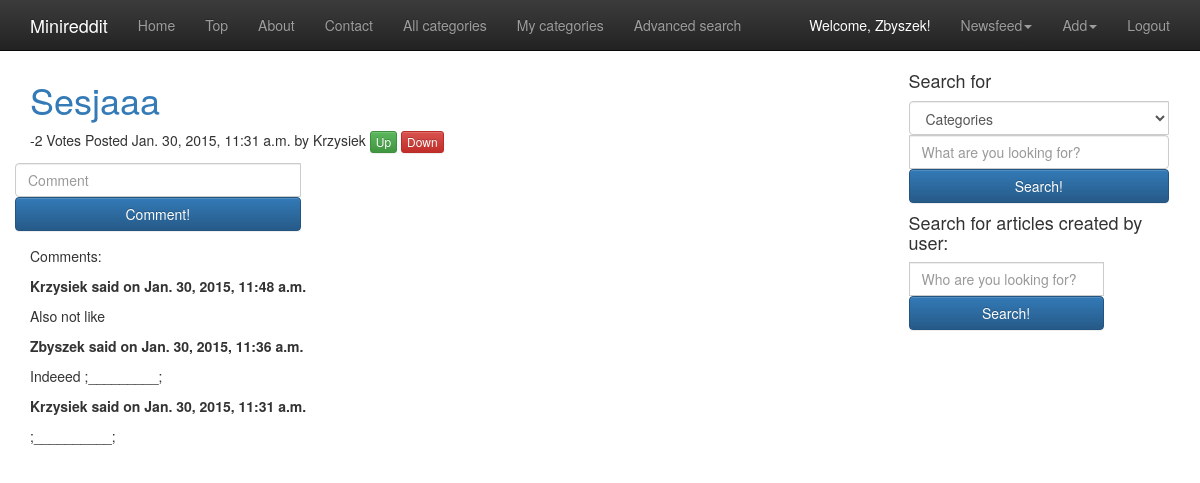
The app's page /myapp/category=/MIMUW/article/1/ (signed in) with its own data.
### myapp/models.py (models this page shows, shortened)
class Article(models.Model):
    category = models.ForeignKey(Category)
    user = models.ForeignKey(settings.AUTH_USER_MODEL)
    article_url = models.CharField(max_length=255)
    name = models.CharField(max_length=255)
    pub_date = models.DateTimeField('date published')
    votes = models.IntegerField(default=0)
    comments = models.IntegerField(default=0)
    def was_published_recently(self):
        now = timezone.now()
        return now >= self.pub_date >= now - datetime.timedelta(days=1)
    was_published_recently.admin_order_field = 'pub_date'
    was_published_recently.boolean = True
    was_published_recently.short_description = 'Published recently?'

class ArticleComment(models.Model):
    user = models.ForeignKey(settings.AUTH_USER_MODEL)
    article = models.ForeignKey(Article)
    pub_date = models.DateTimeField('date published')
    comment_text = models.CharField(max_length=255)

### myapp/views.py (the view)
# urls.py: url(r'^category=/(?P<category_name>.+)/article/(?P<article_id>\d+)/(?P<article_value>-?\d+)/$', views.article_vote, name='article_vote'),
@login_required
def article(request, category_name, article_id):
    category = get_object_or_404(Category, name=category_name)
    article = get_object_or_404(Article, id=article_id, category=category)
    comment_list = ArticleComment.objects.filter(article=article).order_by('-pub_date')
    posted = False
    context = RequestContext(request)
    if request.method == 'POST':
        comment_form = CommentForm(data=request.POST)
        user = request.user
        if comment_form.is_valid():
            comment_text = comment_form.cleaned_data['comment_text']
            comment = ArticleComment(user=user, article=article, comment_text=comment_text, pub_date=timezone.now())
            comment.save()
            article.comments = article.comments+1
            article.save()
            posted = True
        else:
            print comment_form.errors
    else:
        comment_form = CommentForm()
        if request.method == 'GET' and 'search_category_button' in request.GET:
            search_category = request.GET.get('search_category')
            category_name = request.GET.get('search_name_c')
            if (category_name is not None) and (search_category is not None):
                return search_bar(request, search_category, category_name)
        if request.method == 'GET' and 'search_user_button' in request.GET:
            user_name = request.GET.get('search_name')
            if user_name is not None:
                return user_search(request, user_name)
    return render_to_response(
        'myapp/base_article.html',
        {'posted': posted, 'article': article, 'comment_list': comment_list},
        context
    )

### myapp/templates/myapp/base_article.html (shortened to what this page needs)
{% extends "myapp/base.html" %}
{% block urlblock %}
    <li><a href={% url 'index' %}>Home</a></li>
    <li><a href={% url 'top' %}>Top</a></li>
    <li><a href={% url 'about' %}>About</a></li>
    <li><a href={% url 'contact' %}>Contact</a></li>
    <li><a href={% url 'categories'%}>All categories</a></li>
    <li><a href={% url 'mycategories'%}>My categories</a></li>
    <li><a href={% url 'advanced_search'%}>Advanced search</a></li>
{% endblock %}
{% block content %}
    <h1><a href={{article.article_url}}>{{ article.name }}</a></h1>
    <p>{{ article.votes }} Votes Posted {{ article.pub_date }} by {{ article.user.username }}
        <a href={% url 'article_vote' article.category.name article.id 1%}><button type="button" class="btn btn-xs btn-success"> Up </button></a>
        <a href={% url 'article_vote' article.category.name article.id -1%}><button type="button" class="btn btn-xs btn-danger">Down</button></a>
    </p>
    <form action="" name="comment_form" id="comment_form" method="post" class="form-horizontal">
        <div class="form-group">
            <div class="input-group">
                <input type="text" class="form-control" id="comment_text" name="comment_text" placeholder="Comment">
                <button type="submit" class="btn btn-primary btn-block">Comment!</button>
            </div>
        </div>
    </form>
    <p>Comments:</p>
    {% for comment in comment_list %}
        <div class="blog-post">
            <p class="blog-post-title" style="font-weight:bold">{{ comment.user.username }} said on {{ comment.pub_date }}</p>
            <p class="blog-post-meta">{{ comment.comment_text }}</p>
        </div>
    {% endfor %}
{% endblock %}

### myapp/templates/myapp/base.html (shortened to what this page needs)
{% load staticfiles %}
<!DOCTYPE html>
<html lang="en">
    <head>
        <link href="{{STATIC_URL}}css/bootstrap.css" rel="stylesheet">
        <link href="{{STATIC_URL}}css/bootstrap.min.css" rel="stylesheet">
        <link href="{{STATIC_URL}}css/bootstrap.css" rel="stylesheet">
        <link href="{{STATIC_URL}}css/bootstrap-theme.css" rel="stylesheet">
  </head>
    <body>
        <nav class="navbar navbar-inverse navbar-fixed-top">
            <div class="container">
                <div class="navbar-header">
                    <a class="navbar-brand" style="color:white">Minireddit</a>
                </div>
                <div id="navbar" class="collapse navbar-collapse">
                    <ul class="nav navbar-nav">
                    {% block urlblock %}{% endblock %}
                    </ul>
                    <ul class="nav navbar-nav navbar-right">
                    {% if user.is_authenticated %}
                    <li><a style="color:white">Welcome, {{ user.username }}!</a></li>
                    <li class="dropdown">
                        <a href="#" class="dropdown-toggle" data-toggle="dropdown" role="button" aria-expanded="false">Newsfeed<span class="caret"></span></a>
                    </li>
                    <li class="dropdown">
                        <a href="#" class="dropdown-toggle" data-toggle="dropdown" role="button" aria-expanded="false">Add<span class="caret"></span></a>
                    </li>
                    <li><a href={% url 'logout' %}>Logout</a></li>
                    {% else %}
                        <li><a href={% url 'index' %}>Login</a></li>
                        <li><a href={% url 'signin' %}>Sign in</a></li>
                    {% endif %}
                    </ul>
                </div>
            </div>
        </nav>
        <div class="container">
            <div class="row">
                <div class="col-sm-8 blog-main">
                    <div class="starter-template">
                    {% block content %}
                    {% endblock %}
                    </div>
                </div>
                {% if user.is_authenticated %}
                    {% block searchbar %}
                    <div class="col-sm-3 col-sm-offset-1 blog-sidebar">
                        <nav class="navbar navbar-fixed-right">
                            <div class="sidebar-module sidebar-module-inset">
                                <h4>Search for</h4>
                                <form action="" name="search_form" id="search_form" method="get" class="form-inline">
                                    <div class="form-group">
                                        <div class="input-group">
                                            <select type="text" class="form-control" id="search_category" name="search_category">
                                                <option value="categories">Categories</option>
                                            </select>
                                            <input type="text" method="get" class="form-control" id="search_name_c" name="search_name_c" value="" placeholder="What are you looking for?">
                                        </div>
                                        <button type="submit" id="search_category_button" name="search_category_button" class="btn btn-primary btn-block">Search!</button>
                                    </div>
                                </form>
                            </div>
                            <div class="sidebar-module">
                                <h4>Search for articles created by user:</h4>
                                <form action="" name="search_user_form" id="search_user_form" method="get" class="form-inline">
                                    <div class="form-group">
                                        <div class="input-group">
                                            <input type="text" method="get" class="form-control" id="search_name" name="search_name" value="" placeholder="Who are you looking for?">
                                        </div>
                                        <button type="submit" id="search_user_button" name="search_user_button" class="btn btn-primary btn-block">Search!</button>
                                    </div>
                                </form>
                            </div>
                        </nav>
                    </div>
                    {% endblock %}
                {% endif %}
            </div>
        </div>
    </body>
</html>

### myapp/templates/myapp/base.html (style rules this page uses)
body { padding-top: 60px; }

### records on screen
Article: name "Sesjaaa", votes "-2", pub_date "Jan. 30, 2015, 11:31 a.m.", user.username "Krzysiek"
ArticleComment: user.username "Krzysiek", pub_date "Jan. 30, 2015, 11:48 a.m.", comment_text "Also not like"
ArticleComment: user.username "Zbyszek", pub_date "Jan. 30, 2015, 11:36 a.m.", comment_text "Indeeed ;_________;"
ArticleComment: user.username "Krzysiek", pub_date "Jan. 30, 2015, 11:31 a.m.", comment_text ";__________;"

### other values on screen
{{ user.username }} "Zbyszek"
